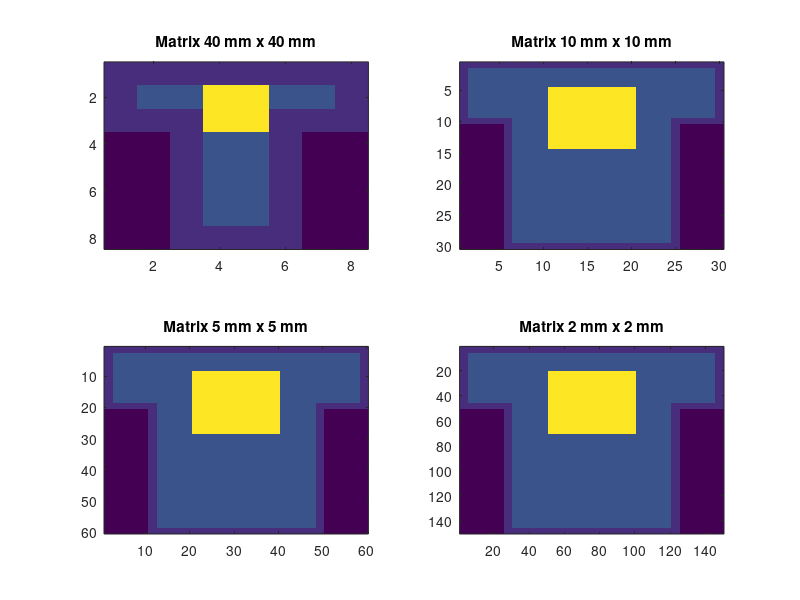

MATLAB code to generate this figure: (Note: this script raises an error after producing the figure.)
%% Heat transfer simulation   Wojciech Dziuba
% 
%
%

%% Creating matrices that represent the simulation resolution
clc; close all;

matrix_4x4 = [
    1 1 1 1 1 1 1 1;
    1 2 2 8 8 2 2 1;
    1 1 1 8 8 1 1 1;
    0 0 1 2 2 1 0 0;
    0 0 1 2 2 1 0 0;
    0 0 1 2 2 1 0 0;
    0 0 1 2 2 1 0 0;
    0 0 1 1 1 1 0 0;
];

matrix_1x1 = [
    1 1 1 1 1 1 1 1 1 1 1 1 1 1 1 1 1 1 1 1 1 1 1 1 1 1 1 1 1 1;
    1 2 2 2 2 2 2 2 2 2 2 2 2 2 2 2 2 2 2 2 2 2 2 2 2 2 2 2 2 1;
    1 2 2 2 2 2 2 2 2 2 2 2 2 2 2 2 2 2 2 2 2 2 2 2 2 2 2 2 2 1;
    1 2 2 2 2 2 2 2 2 2 2 2 2 2 2 2 2 2 2 2 2 2 2 2 2 2 2 2 2 1;
    1 2 2 2 2 2 2 2 2 2 8 8 8 8 8 8 8 8 8 8 2 2 2 2 2 2 2 2 2 1;
    1 2 2 2 2 2 2 2 2 2 8 8 8 8 8 8 8 8 8 8 2 2 2 2 2 2 2 2 2 1;
    1 2 2 2 2 2 2 2 2 2 8 8 8 8 8 8 8 8 8 8 2 2 2 2 2 2 2 2 2 1;
    1 2 2 2 2 2 2 2 2 2 8 8 8 8 8 8 8 8 8 8 2 2 2 2 2 2 2 2 2 1;
    1 2 2 2 2 2 2 2 2 2 8 8 8 8 8 8 8 8 8 8 2 2 2 2 2 2 2 2 2 1;
    1 1 1 1 1 1 2 2 2 2 8 8 8 8 8 8 8 8 8 8 2 2 2 2 1 1 1 1 1 1;
    0 0 0 0 0 1 2 2 2 2 8 8 8 8 8 8 8 8 8 8 2 2 2 2 1 0 0 0 0 0;
    0 0 0 0 0 1 2 2 2 2 8 8 8 8 8 8 8 8 8 8 2 2 2 2 1 0 0 0 0 0;
    0 0 0 0 0 1 2 2 2 2 8 8 8 8 8 8 8 8 8 8 2 2 2 2 1 0 0 0 0 0;
    0 0 0 0 0 1 2 2 2 2 8 8 8 8 8 8 8 8 8 8 2 2 2 2 1 0 0 0 0 0;
    0 0 0 0 0 1 2 2 2 2 2 2 2 2 2 2 2 2 2 2 2 2 2 2 1 0 0 0 0 0;
    0 0 0 0 0 1 2 2 2 2 2 2 2 2 2 2 2 2 2 2 2 2 2 2 1 0 0 0 0 0;
    0 0 0 0 0 1 2 2 2 2 2 2 2 2 2 2 2 2 2 2 2 2 2 2 1 0 0 0 0 0;
    0 0 0 0 0 1 2 2 2 2 2 2 2 2 2 2 2 2 2 2 2 2 2 2 1 0 0 0 0 0;
    0 0 0 0 0 1 2 2 2 2 2 2 2 2 2 2 2 2 2 2 2 2 2 2 1 0 0 0 0 0;
    0 0 0 0 0 1 2 2 2 2 2 2 2 2 2 2 2 2 2 2 2 2 2 2 1 0 0 0 0 0;
    0 0 0 0 0 1 2 2 2 2 2 2 2 2 2 2 2 2 2 2 2 2 2 2 1 0 0 0 0 0;
    0 0 0 0 0 1 2 2 2 2 2 2 2 2 2 2 2 2 2 2 2 2 2 2 1 0 0 0 0 0;
    0 0 0 0 0 1 2 2 2 2 2 2 2 2 2 2 2 2 2 2 2 2 2 2 1 0 0 0 0 0;
    0 0 0 0 0 1 2 2 2 2 2 2 2 2 2 2 2 2 2 2 2 2 2 2 1 0 0 0 0 0;
    0 0 0 0 0 1 2 2 2 2 2 2 2 2 2 2 2 2 2 2 2 2 2 2 1 0 0 0 0 0;
    0 0 0 0 0 1 2 2 2 2 2 2 2 2 2 2 2 2 2 2 2 2 2 2 1 0 0 0 0 0;
    0 0 0 0 0 1 2 2 2 2 2 2 2 2 2 2 2 2 2 2 2 2 2 2 1 0 0 0 0 0;
    0 0 0 0 0 1 2 2 2 2 2 2 2 2 2 2 2 2 2 2 2 2 2 2 1 0 0 0 0 0;
    0 0 0 0 0 1 2 2 2 2 2 2 2 2 2 2 2 2 2 2 2 2 2 2 1 0 0 0 0 0;
    0 0 0 0 0 1 1 1 1 1 1 1 1 1 1 1 1 1 1 1 1 1 1 1 1 0 0 0 0 0;
];

matrix_05x05 = repelem(matrix_1x1,2,2);
matrix_02x02 = repelem(matrix_1x1,5,5);


figure('name', 'Resolution Matrices', 'Position', [300 300 1200 500])
subplot(2,2,1)
imagesc(matrix_4x4);
title("Matrix 40 mm x 40 mm")
subplot(2,2,2)
imagesc(matrix_1x1);
title("Matrix 10 mm x 10 mm")
subplot(2,2,3)
imagesc(matrix_05x05);
title("Matrix 5 mm x 5 mm")
subplot(2,2,4)
imagesc(matrix_02x02);
title("Matrix 2 mm x 2 mm")



%% Phisical & Simulation parameters of diffrent materials 

% Stainles Steel
ss_K = 58;
ss_Cw = 450;
ss_ro = 7860;
ss_Epsilon = 0.001;

% Coper
cu_K = 401;
cu_Cw = 380;
cu_ro = 8920;
cu_Epsilon = 0.001;

% Aluminum
al_K = 237;
al_Cw = 900;
al_ro = 2700;
al_Epsilon = 0.001;

figure('name', 'Object', 'Position', [300 300 1200 500])
imshow("Przechwytywanie.PNG")
title("Phisical Object")

A = 0.3;
N = 0.2;
C = 0.05;
D = 0.1;
h = 0.005;
P = 100;

dt = 0.01;
sim_duration = 10000;

%% Running the simulation

% Stainless Steel
fprintf("steel...");
[ss_4x4_out,   ss_4x4_H,   ss_4x4_T_e,   ss_max_4x4_dT]    = sim_board(matrix_4x4,     sim_duration, ss_K, ss_Cw, ss_ro, A, D, h, P, dt, ss_Epsilon, 0);
[ss_1x1_out,   ss_1x1_H,   ss_1x1_T_e,   ss_max_1x1_dT]    = sim_board(matrix_1x1,     sim_duration, ss_K, ss_Cw, ss_ro, A, D, h, P, dt, ss_Epsilon, 0);
[ss_05x05_out, ss_05x05_H, ss_05x05_T_e, ss_max_05x05_dT]  = sim_board(matrix_05x05,   sim_duration, ss_K, ss_Cw, ss_ro, A, D, h, P, dt, ss_Epsilon, 0);
[ss_02x02_out, ss_02x02_H, ss_02x02_T_e, ss_max_02x02_dT]  = sim_board(matrix_02x02,   sim_duration, ss_K, ss_Cw, ss_ro, A, D, h, P, dt, ss_Epsilon, 0);
fprintf("done\n");

% Cooper
fprintf("cooper...");
[cu_4x4_out,   cu_4x4_H,   cu_4x4_T_e,   cu_max_4x4_dT]    = sim_board(matrix_4x4,     sim_duration, cu_K, cu_Cw, cu_ro, A, D, h, P, dt, cu_Epsilon, 0);
[cu_1x1_out,   cu_1x1_H,   cu_1x1_T_e,   cu_max_1x1_dT]    = sim_board(matrix_1x1,     sim_duration, cu_K, cu_Cw, cu_ro, A, D, h, P, dt, cu_Epsilon, 0);
[cu_05x05_out, cu_05x05_H, cu_05x05_T_e, cu_max_05x05_dT]  = sim_board(matrix_05x05,   sim_duration, cu_K, cu_Cw, cu_ro, A, D, h, P, dt, cu_Epsilon, 0);
[cu_02x02_out, cu_02x02_H, cu_02x02_T_e, cu_max_02x02_dT]  = sim_board(matrix_02x02,   sim_duration, cu_K, cu_Cw, cu_ro, A, D, h, P, dt/10, cu_Epsilon, 0);
fprintf("done\n");

% Aluminum
fprintf("aluminum...");
[al_4x4_out,   al_4x4_H,   al_4x4_T_e,   al_max_4x4_dT]    = sim_board(matrix_4x4,     sim_duration, al_K, al_Cw, al_ro, A, D, h, P, dt, al_Epsilon, 0);
[al_1x1_out,   al_1x1_H,   al_1x1_T_e,   al_max_1x1_dT]    = sim_board(matrix_1x1,     sim_duration, al_K, al_Cw, al_ro, A, D, h, P, dt, al_Epsilon, 0);
[al_05x05_out, al_05x05_H, al_05x05_T_e, al_max_05x05_dT]  = sim_board(matrix_05x05,   sim_duration, al_K, al_Cw, al_ro, A, D, h, P, dt, al_Epsilon, 0);
[al_02x02_out, al_02x02_H, al_02x02_T_e, al_max_02x02_dT]  = sim_board(matrix_02x02,   sim_duration, al_K, al_Cw, al_ro, A, D, h, P, dt/10, al_Epsilon, 0);
fprintf("done\n");

%% Acquired Data

figure('name', 'Resolution Matrices', 'Position', [300 300 1200 500])
subplot(3,4,1)
imagesc(ss_4x4_out);
title("Stainless Steel 40 mm x 40 mm")
subplot(3,4,2)
imagesc(ss_1x1_out);
title("Stainless Steel 10 mm x 10 mm")
subplot(3,4,3)
imagesc(ss_05x05_out);
title("Stainless Steel5 mm x 5 mm")
subplot(3,4,4)
imagesc(ss_02x02_out);
title("Stainless Steel 2 mm x 2 mm")

subplot(3,4,5)
imagesc(ss_4x4_out);
title("Cooper 40 mm x 40 mm")
subplot(3,4,6)
imagesc(cu_1x1_out);
title("Cooper 10 mm x 10 mm")
subplot(3,4,7)
imagesc(cu_05x05_out);
title("Cooper 5 mm x 5 mm")
subplot(3,4,8)
imagesc(cu_02x02_out);
title("Cooper 2 mm x 2 mm")

subplot(3,4,9)
imagesc(al_4x4_out);
title("Aluminum 40 mm x 40 mm")
subplot(3,4,10)
imagesc(al_1x1_out);
title("Aluminum 10 mm x 10 mm")
subplot(3,4,11)
imagesc(al_05x05_out);
title("Aluminum 5 mm x 5 mm")
subplot(3,4,12)
imagesc(al_02x02_out);
title("Aluminum 2 mm x 2 mm")


T_e_data = [
    ss_4x4_T_e   cu_4x4_T_e   al_4x4_T_e;
    ss_1x1_T_e   cu_1x1_T_e   al_1x1_T_e;
    ss_05x05_T_e cu_05x05_T_e al_05x05_T_e;
    ss_02x02_T_e cu_02x02_T_e al_02x02_T_e;
   ];

H_data = [
    ss_4x4_H   cu_4x4_H   al_4x4_H;
    ss_1x1_H   cu_1x1_H   al_1x1_H;
    ss_05x05_H cu_05x05_H al_05x05_H;
    ss_02x02_H cu_02x02_H al_02x02_H;
   ];

figure('name', 'Simulation Data', 'Position', [300 300 1200 500])
subplot(1,2,1)
bar(T_e_data, 0.5)
ax = gca;
%ax.XTickLabel = {'SS','Cu', 'Al'};
ax.XTickLabel = {'40','10', '5', '2'};
%xlabel('Plate Material')
xlabel('Model Resolution [mm]')
ylabel('Final Temperature [K]')
title("Temperature")
legend('Stainless Steel','Coper', 'Aluminum', 'Location', 'east')

subplot(1,2,2)
bar(H_data.*dt, 0.5)
ax = gca;
%ax.XTickLabel = {'SS','Cu', 'Al'};
ax.XTickLabel = {'40','10', '5', '2'};
%xlabel('Plate Material')
xlabel('Model Resolution [mm]')
ylabel('Equilibration Time [s]')
title("Temperature")
legend('Stainless Steel','Coper', 'Aluminum', 'Location', 'east')

figure('name', 'Table', 'Position', [300 300 300 100])
resolution = {'40 mm';'10 mm';'5 mm'; '2 mm'};
Stainless_Steel = [T_e_data(1,1);T_e_data(2,1);T_e_data(3,1);T_e_data(4,1)];
Coper = [T_e_data(1,2);T_e_data(2,2);T_e_data(3,2);T_e_data(4,2)];
Aluminum = [T_e_data(1,3);T_e_data(2,3);T_e_data(3,3);T_e_data(4,3)];
T = table(Stainless_Steel,Coper,Aluminum,'RowNames',resolution);

uitable('Data',T{:,:},'ColumnName',T.Properties.VariableNames,...
    'RowName',T.Properties.RowNames,'Units', 'Normalized', 'Position',[0, 0, 1, 1]);

%% Summary
% With that we can observe, that the minimum resolution right for the
% simulation was the 1 mm x 1 mm. Any better resolution yealds the same
% information about the equilibrium temperature of the plate